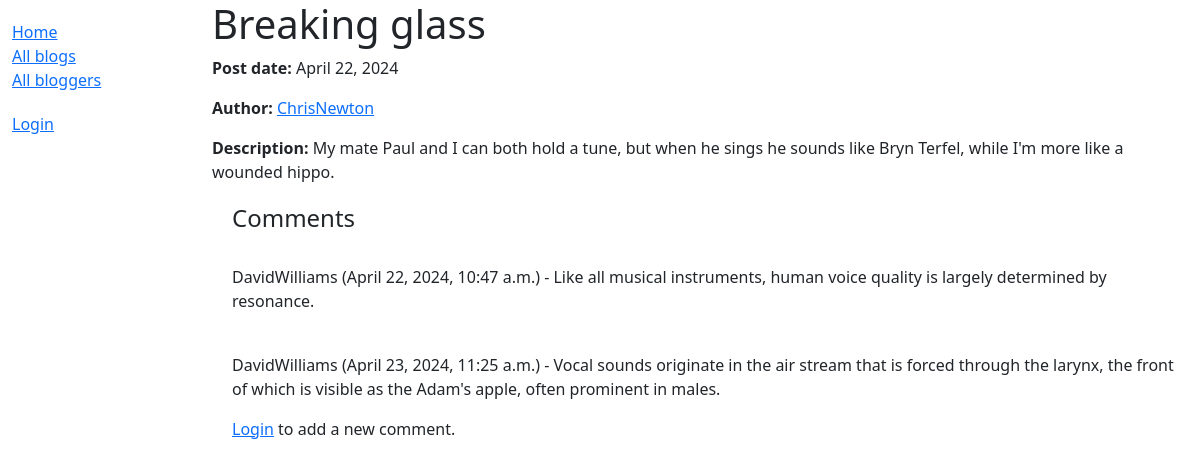
Page /blog/blog/1 on the committed database.
### blog/models.py (models this page shows, shortened)
class Blog(models.Model):
    title = models.CharField(max_length=200)
    description = models.TextField(help_text="Add blog here")
    date = models.DateField(auto_now_add=True)
    author = models.ForeignKey('Blogger', on_delete=models.CASCADE)
    class Meta:
        ordering = ['-date']

class Blogger(models.Model):
    author = models.OneToOneField(User, on_delete=models.CASCADE)
    bio = models.TextField(help_text="Enter short biography here")
    def __str__(self):
        return str(self.author)
    def get_absolute_url(self):
        return reverse('blogger-detail', args=[str(self.id)])

class Comment(models.Model):
    description = models.TextField(help_text="Enter comment about blog here")
    date_time = models.DateTimeField(auto_now_add=True)
    author = models.ForeignKey(User, on_delete=models.CASCADE)
    blog = models.ForeignKey(Blog, on_delete=models.CASCADE)
    class Meta:
        ordering = ['date_time']

### blog/views.py (the view)
# urls.py: path('blog/<int:pk>', views.BlogDetailView.as_view(), name='blog-detail'),
class BlogDetailView(generic.DetailView):
    model = Blog

### blog/templates/blog/blog_detail.html
{% extends "base_generic.html" %}
{% block content %}
  <h1>{{ blog.title }}</h1>
  <p><strong>Post date:</strong> {{ blog.date }}</p>
  <p><strong>Author:</strong> <a href="{{ blog.author.get_absolute_url }}">{{ blog.author }}</a></p>
  <p><strong>Description:</strong> {{ blog.description }}</p>
  <div style="margin-left:20px;margin-top:20px">
    <h4>Comments</h4>
    {% for comment in blog.comment_set.all %}
        <br />
        <p>{{ comment.author }} ({{ comment.date_time }}) - {{ comment.description }}</p>
    {% endfor %}
    {% if user.is_authenticated %}
      <p><a href="{% url 'comment-create' blog.pk %}">Add a new comment</a></p>
    {% else %}
      <p><a href="{% url 'login' %}?next={{ request.path }}">Login</a> to add a new comment.</p>
    {% endif %}
    </div>
{% endblock %}

### rows in the picture
Blog: date "April 22, 2024", author "ChrisNewton", description "My mate Paul and I can both hold a tune, but when he sings he sounds like Bryn Terfel, while I'm more like a wounded hippo."
Comment: author "DavidWilliams", date_time "April 22, 2024, 10:47 a.m.", description "Like all musical instruments, human voice quality is largely determined by resonance."
Comment: author "DavidWilliams", date_time "April 23, 2024, 11:25 a.m.", description "Vocal sounds originate in the air stream that is forced through the larynx, the front of which is visible as the Adam's apple, often prominent in males."
